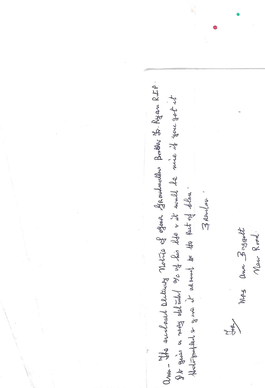
#> input picture data/samples/Handwritten_2025-09-18_110153_2.png, 265 x 388 px, shrunk from 1073 x 1571 before the run, found by its file name; its folder holds 5 pictures in this run
$ jupyter execute Transformation_Histogram.ipynb
#> lines starting #> are read from the running program, lines starting #| are printed output that depends on the picture
[cell 1]
# Student Number: C22716399
# Student Name: Aaron Baggot
# Transformation Task 1

[cell 2]
import glob
print(glob.glob("data/samples/*"))

[cell 3]
import cv2
import numpy as np
from matplotlib import pyplot as plt
from pathlib import Path

[cell 4]
# Open the image war.png
img_path = Path("/Users/aaronbaggot/Desktop/Script2Text/data/samples/Handwritten_2025-09-18_110153_2.png")
# Open image in greyscale
I = cv2.imread(str(img_path), cv2.IMREAD_GRAYSCALE)
#> I: shape (388, 265); min 75, max 255, mean 252.2

[cell 5]
if I is None:
    raise exception(f"Image not found: {img_path}")

[cell 6]
# View original image and histogram

[cell 7]
plt.figure(figsize=(12,5))

plt.subplot(1,2,1)
plt.imshow(I, cmap = "gray")
plt.title("Original Image")
plt.axis("off")

plt.subplot(1,2,2)
# .ravel() flattens the 2D image into a 1D array of pixel intensity values
# If the image is 512 × 512, then I.ravel() is a 1D array with 512 × 512 = 262,144 pixel values
plt.hist(I.ravel(),256,[0,256])
plt.title("Original Histogram")

plt.show()
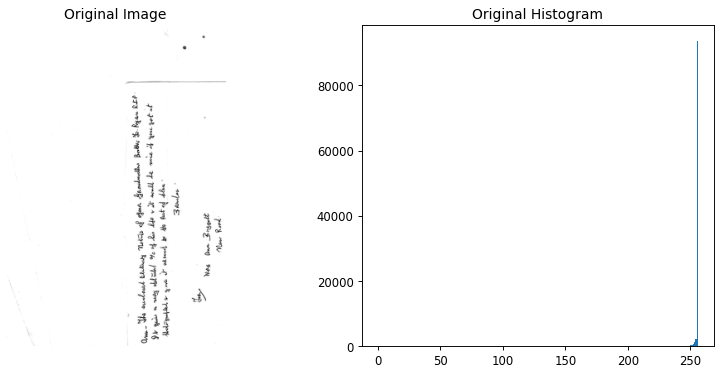
#> figure drawn by matplotlib, 2 panels; panel 2: tallest bar 93742 high, from x = 255 to 256

[cell 8]
import glob
print(glob.glob("data/samples/*"))
import cv2
import numpy as np
from matplotlib import pyplot as plt
from pathlib import Path

[cell 9]
# Histogram equalisation
equalized = cv2.equalizeHist(I)
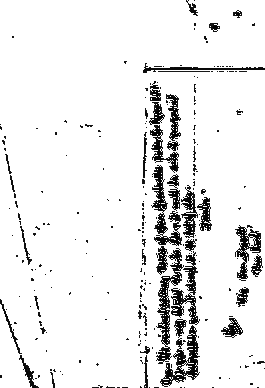
#> equalized: shape (388, 265); min 0, max 255, mean 233.6

[cell 10]
# Equalised image and new histogram
plt.figure(figsize=(12,5)) # New figure window

plt.subplot(1,2,1) # Defines the layout as 1 row, 2 columns of plots.
plt.imshow(equalized, cmap="gray") # displays image stored in equalized and forces grayscale
plt.title("Equalised image")
plt.axis("off") # Removes x,y axis for cleaner image look

plt.subplot(1,2,2)
plt.hist(equalized.ravel(),256,[0,256]) # flattens equalized image into 1D array
plt.title("Equalised Histogram")

plt.show()
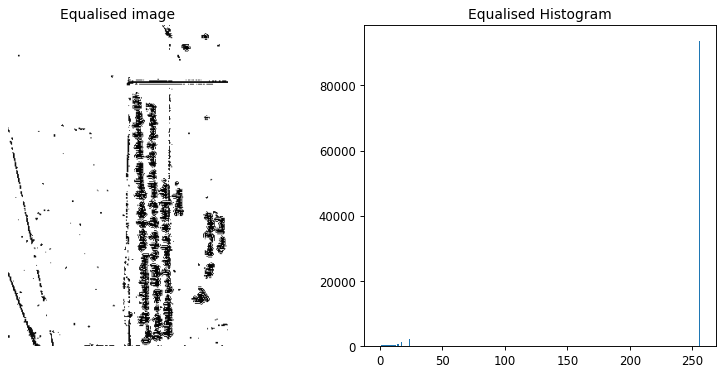
#> figure drawn by matplotlib, 2 panels; panel 2: tallest bar 93742 high, from x = 255 to 256
